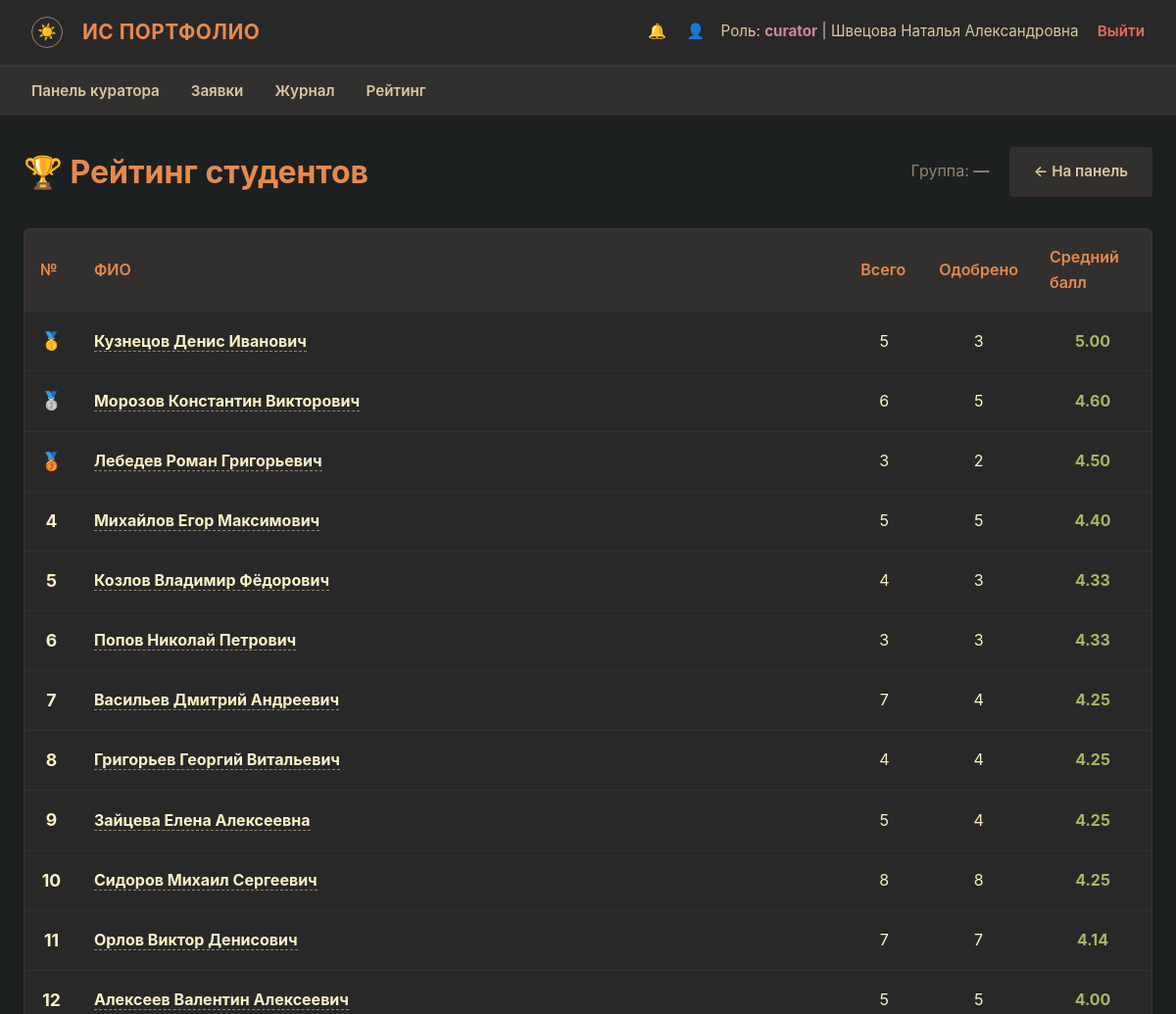
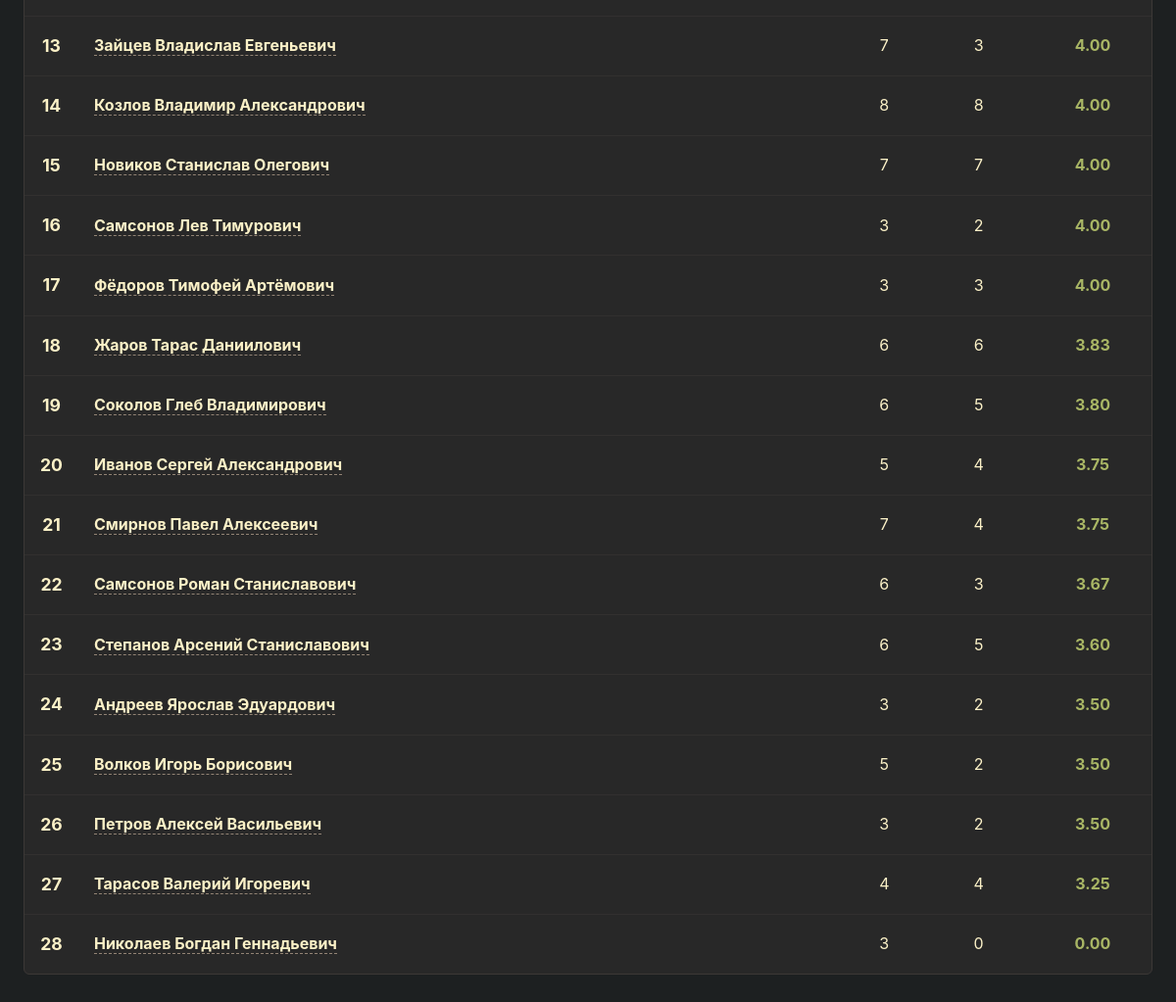
/rating (signed in), run on the app's committed database (2 pictures, top to bottom).
### models.py (models this page shows, shortened)
class User(Base):
    __tablename__ = 'users'
    id:          Mapped[int]       = mapped_column(Integer, primary_key=True)
    username:    Mapped[str]       = mapped_column(String(50), unique=True, nullable=False)
    password_hash: Mapped[str]     = mapped_column(String(256), nullable=False)
    role:        Mapped[str]       = mapped_column(String(20), nullable=False)
    last_name:   Mapped[Optional[str]] = mapped_column(String(50), nullable=True)
    first_name:  Mapped[Optional[str]] = mapped_column(String(50), nullable=True)
    patronymic:  Mapped[Optional[str]] = mapped_column(String(50), nullable=True)
    group_name:  Mapped[Optional[str]] = mapped_column(String(20), nullable=True)
    group_id:    Mapped[Optional[int]] = mapped_column(Integer, ForeignKey('groups.id'), nullable=True)
    events        = relationship('Event', back_populates='student', lazy=True, cascade='all, delete-orphan')
    notifications = relationship('Notification', back_populates='user', lazy=True, cascade='all, delete-orphan')
    curated_groups = relationship('Group', foreign_keys='Group.curator_id', back_populates='curator', lazy='select')

### routes/rating.py (the view)
@router.get('/rating')
async def rating(request: Request, user: User = Depends(require_user)):
    db = next(get_db())
    try:
        if user.is_curator():
            group_ids = [g.id for g in user.curated_groups]
            students = db.query(User).filter(
                User.role == UserRole.STUDENT, User.group_id.in_(group_ids)
            ).order_by(User.last_name).all()
            group = None
        else:
            students = db.query(User).filter(
                User.role == UserRole.STUDENT, User.group_name == user.group_name
            ).order_by(User.last_name).all()
            group = db.query(Group).filter(Group.name == user.group_name).first()
        rows = []
        for s in students:
            total = db.query(Event).filter(Event.student_id == s.id).count()
            approved = db.query(Event).filter(
                Event.student_id == s.id, Event.status == EventStatus.APPROVED
            ).count()
            scored = db.query(Event).filter(
                Event.student_id == s.id, Event.status == EventStatus.APPROVED,
                Event.score.isnot(None)
            ).all()
            avg = round(sum(e.score for e in scored) / len(scored), 2) if scored else 0
            rows.append({'student': s, 'total': total, 'approved': approved, 'avg_score': avg})
    finally:
        db.close()
    rows.sort(key=lambda r: r['avg_score'], reverse=True)
    for i, r in enumerate(rows, 1):
        r['place'] = i
    return render(request, 'rating.html', rows=rows, group=group)

### templates/rating.html (shortened to what this page needs)
{% extends 'base.html' %}
{% block content %}
<div style="display: flex; justify-content: space-between; align-items: center; margin-bottom: 2rem; flex-wrap: wrap; gap: 1rem;">
    <h1 style="color: var(--orange); margin: 0;">🏆 Рейтинг студентов</h1>
    <div>
        <span style="color: var(--gray);">Группа: <strong>{{ group.name if group else '—' }}</strong></span>
        {% if current_user.role == 'curator' %}
        <a href="{{ url_for('curator_dashboard') }}" class="btn" style="background-color: var(--bg2); color: var(--fg1); text-decoration: none; margin-left: 1rem;">← На панель</a>
        {% else %}
        <a href="{{ url_for('student_dashboard') }}" class="btn" style="background-color: var(--bg2); color: var(--fg1); text-decoration: none; margin-left: 1rem;">← На панель</a>
        {% endif %}
    </div>
</div>
<div class="table-responsive">
    <table>
        <thead>
            <tr>
                <th style="width: 50px;">№</th>
                <th>ФИО</th>
                <th style="width: 80px;">Всего</th>
                <th style="width: 90px;">Одобрено</th>
                <th style="width: 120px;">Средний балл</th>
            </tr>
        </thead>
        <tbody>
            {% for r in rows %}
            <tr>
                <td style="text-align: center; font-weight: bold; font-size: 1.1rem;">
                    {% if r.place == 1 %}🥇{% elif r.place == 2 %}🥈{% elif r.place == 3 %}🥉{% else %}{{ r.place }}{% endif %}
                </td>
                <td style="font-weight: bold; color: var(--fg0);">
                    {% if current_user.role == 'curator' %}
                    <a href="{{ url_for('curator_student_ok', student_id=r.student.id) }}"
                       style="color: var(--fg0); text-decoration: none; border-bottom: 1px dashed var(--gray);">
                        {{ r.student.last_name or '' }} {{ r.student.first_name or '' }} {{ r.student.patronymic or '' }}
                    </a>
                    {% else %}
                    {{ r.student.last_name or '' }} {{ r.student.first_name or '' }} {{ r.student.patronymic or '' }}
                    {% endif %}
                </td>
                <td style="text-align: center;">{{ r.total }}</td>
                <td style="text-align: center;">{{ r.approved }}</td>
                <td style="text-align: center; font-weight: bold; color: var(--green);">{{ '%.2f'|format(r.avg_score) }}</td>
            </tr>
            {% else %}
            <tr><td colspan="5" style="text-align: center; color: var(--gray);">Нет студентов в группе.</td></tr>
            {% endfor %}
        </tbody>
    </table>
</div>
{% endblock %}

### templates/base.html (shortened to what this page needs)
<!DOCTYPE html>
<html lang="ru">
<head>
    <link rel="stylesheet" href="/static/css/style.css">
</head>
<body
    data-csrf-token="{{ csrf_token }}"
    data-user-authenticated="{{ 'true' if current_user else 'false' }}"
>
    {% if current_user %}
    <nav class="navbar">
        <div class="navbar-brand">
            <button class="theme-toggle" id="themeToggle" title="Сменить тему">☀️</button>
            ИС Портфолио
        </div>
        <div class="navbar-user">
            <a href="/notifications" style="color: var(--fg1); text-decoration: none; margin-right: 1rem; position: relative;">
                🔔
            </a>
            <a href="/profile" style="color: var(--fg1); text-decoration: none; margin-right: 0.75rem;">👤</a>
            Роль: <strong>{{ current_user.role }}</strong> |
            {% if current_user.last_name or current_user.first_name %}
            {{ current_user.last_name or '' }} {{ current_user.first_name or '' }} {{ current_user.patronymic or '' }}
            {% else %}
            {{ current_user.username }}
            {% endif %}
            <a href="/logout" class="logout-link">Выйти</a>
        </div>
    </nav>
    <nav class="role-nav">
        <ul>
            {% if current_user.role == 'admin' %}
            <li><a href="/admin/dashboard">Панель</a></li>
            <li><a href="/admin/users">Пользователи</a></li>
            <li><a href="/admin/groups">Группы</a></li>
            <li><a href="/admin/audit">Аудит</a></li>
            {% elif current_user.role == 'student' %}
            <li><a href="/student/dashboard">Моя панель</a></li>
            <li><a href="/student/create">Создать пост</a></li>
            <li><a href="/student/history">История</a></li>
            <li><a href="/rating">Рейтинг</a></li>
            {% elif current_user.role == 'curator' %}
            <li><a href="/curator/dashboard">Панель куратора</a></li>
            <li><a href="/curator/pending">Заявки</a></li>
            <li><a href="/curator/resolved">Журнал</a></li>
            <li><a href="/rating">Рейтинг</a></li>
            {% endif %}
        </ul>
    </nav>
    {% endif %}
    <div class="container">
        {% block content %}{% endblock %}
    </div>
</body>
</html>

### static/css/style.css (style rules this page uses)
:root { --bg0: #1d2021; --bg1: #282828; --bg2: #32302f; --bg3: #3c3836; --fg0: #fbf1c7; --fg1: #ddc7a1; --red: #ea6962; --green: #a9b665; --yellow: #d8a657; --blue: #7daea3; --orange: #e78a4e; --purple: #d3869b; --gray: #928374; }
* { box-sizing: border-box; margin: 0; padding: 0; }
body { background-color: var(--bg0); color: var(--fg0); font-family: -apple-system, BlinkMacSystemFont, "Segoe UI", Roboto, Helvetica, Arial, sans-serif; font-size: 16px; line-height: 1.6; padding-bottom: 3rem; }
.navbar { background-color: var(--bg1); padding: 1rem 2rem; display: flex; justify-content: space-between; align-items: center; border-bottom: 2px solid var(--bg2); box-shadow: 0 4px 6px rgba(0, 0, 0, 0.3); }
.navbar-brand { display: flex; align-items: center; gap: 0.5rem; font-weight: 700; color: var(--orange); font-size: 1.3rem; letter-spacing: 0.5px; text-transform: uppercase; }
.navbar-user { color: var(--fg1); font-size: 0.95rem; }
.navbar-user strong { color: var(--purple); }
.logout-link { color: var(--red); text-decoration: none; margin-left: 15px; font-weight: 600; border-bottom: 1px dashed transparent; transition: border-color 0.2s ease; }
.role-nav { background-color: var(--bg2); padding: 0.75rem 2rem; border-top: 1px solid var(--bg3); }
.role-nav ul { list-style: none; display: flex; gap: 2rem; margin: 0; }
.role-nav li { display: inline; }
.role-nav a { color: var(--fg1); text-decoration: none; font-weight: 600; font-size: 0.95rem; padding: 0.5rem 0; border-bottom: 2px solid transparent; transition: border-color 0.2s ease, color 0.2s ease; }
.container { max-width: 1200px; margin: 2rem auto; padding: 0 1.5rem; }
.btn { display: inline-block; padding: 0.75rem 1.5rem; border: 1px solid transparent; border-radius: 4px; cursor: pointer; font-weight: 600; font-size: 0.95rem; text-align: center; text-decoration: none; transition: opacity 0.15s ease, transform 0.1s ease; }
.table-responsive { width: 100%; overflow-x: auto; background-color: var(--bg1); border: 1px solid var(--bg3); border-radius: 6px; margin-top: 1.5rem; }
table { width: 100%; border-collapse: collapse; text-align: left; }
th, td { padding: 1rem; border-bottom: 1px solid var(--bg2); }
th { background-color: var(--bg2); color: var(--orange); font-weight: 600; }
tr:last-child td { border-bottom: none; }
.theme-toggle { background: none; border: 1px solid var(--gray); border-radius: 50%; width: 32px; height: 32px; display: inline-flex; align-items: center; justify-content: center; cursor: pointer; font-size: 1rem; line-height: 1; color: var(--fg1); margin-right: 0.75rem; vertical-align: middle; }

### data on the page
User: role "curator", last_name "Швецова", first_name "Наталья", patronymic "Александровна"
User: student "Кузнецов", student "Денис", student "Иванович"
User: student "Морозов", student "Константин", student "Викторович"
User: student "Лебедев", student "Роман", student "Григорьевич"
User: student "Михайлов", student "Егор", student "Максимович"
User: student "Козлов", student "Владимир", student "Фёдорович"
User: student "Попов", student "Николай", student "Петрович"
User: student "Васильев", student "Дмитрий", student "Андреевич"
User: student "Григорьев", student "Георгий", student "Витальевич"
User: student "Зайцева", student "Елена", student "Алексеевна"
User: student "Сидоров", student "Михаил", student "Сергеевич"
User: student "Орлов", student "Виктор", student "Денисович"
User: student "Алексеев", student "Валентин", student "Алексеевич"
User: student "Зайцев", student "Владислав", student "Евгеньевич"
User: student "Козлов", student "Владимир", student "Александрович"
User: student "Новиков", student "Станислав", student "Олегович"
User: student "Самсонов", student "Лев", student "Тимурович"
User: student "Фёдоров", student "Тимофей", student "Артёмович"
User: student "Жаров", student "Тарас", student "Даниилович"
User: student "Соколов", student "Глеб", student "Владимирович"
User: student "Иванов", student "Сергей", student "Александрович"
User: student "Смирнов", student "Павел", student "Алексеевич"
User: student "Самсонов", student "Роман", student "Станиславович"
User: student "Степанов", student "Арсений", student "Станиславович"
User: student "Андреев", student "Ярослав", student "Эдуардович"
User: student "Волков", student "Игорь", student "Борисович"
User: student "Петров", student "Алексей", student "Васильевич"
User: student "Тарасов", student "Валерий", student "Игоревич"
User: student "Николаев", student "Богдан", student "Геннадьевич"

### other printed values
{{ group.name if group else '—' }} "—"
{{ r.total }} "5" "6" "3" "5" "4" "3" "7" "4" "5" "8" "7" "5" "7" "8" "7" "3" "3" "6" "6" "5" "7" "6" "6" "3" "5" "3" "4" "3"
{{ r.approved }} "3" "5" "2" "5" "3" "3" "4" "4" "4" "8" "7" "5" "3" "8" "7" "2" "3" "6" "5" "4" "4" "3" "5" "2" "2" "2" "4" "0"
{{ '%.2f'|format(r.avg_score) }} "5.00" "4.60" "4.50" "4.40" "4.33" "4.33" "4.25" "4.25" "4.25" "4.25" "4.14" "4.00" "4.00" "4.00" "4.00" "4.00" "4.00" "3.83" "3.80" "3.75" "3.75" "3.67" "3.60" "3.50" "3.50" "3.50" "3.25" "0.00"
{{ r.place }} "4" "5" "6" "7" "8" "9" "10" "11" "12" "13" "14" "15" "16" "17" "18" "19" "20" "21" "22" "23" "24" "25" "26" "27" "28"
